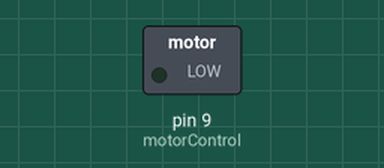
Simulated run of this sketch. Board: Arduino Uno, built with avr-gcc and run on an emulated ATmega328P. On the bench: switched loads named in the sketch (green lamp = pin HIGH).

Above: at 0.05 s.
At 5.75 s:
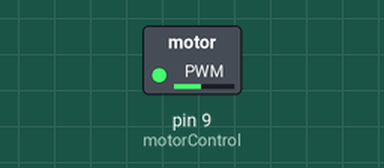
At 11.55 s:
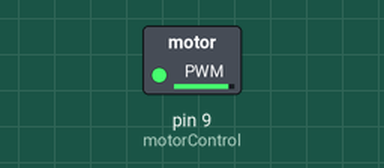
At 23.15 s:
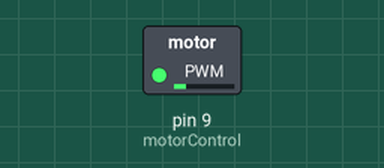
Timing chart, 0 to 33.3 s (numbered marks = the images above):
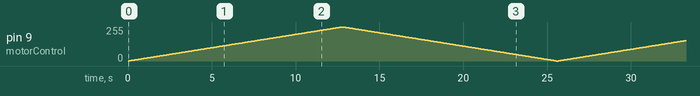

The sketch:

test_pump.ino
```cpp
int motorControl = 9;

void setup() {
  // put your setup code here, to run once:
  Serial.begin(9600);
}

void loop() {
  // put your main code here, to run repeatedly:
  // ramp up the motor speed
  for(int x = 0; x <= 255; x++){
    analogWrite(motorControl, x);
    delay(50);
  }

  // ramp down the motor speed
  for(int x = 255; x >= 0; x--){
    analogWrite(motorControl, x);
    delay(50);
  }
}
```
